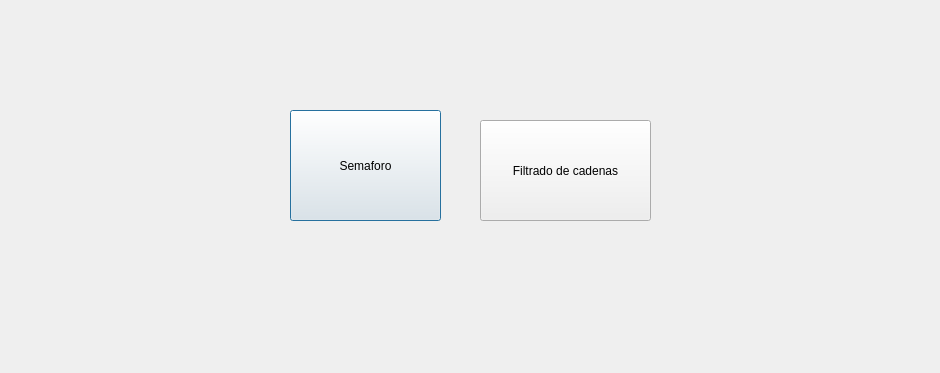
<?xml version="1.0" encoding="UTF-8"?>
<ui version="4.0">
 <class>Dialog</class>
 <widget class="QDialog" name="Dialog">
  <property name="geometry">
   <rect>
    <x>0</x>
    <y>0</y>
    <width>940</width>
    <height>373</height>
   </rect>
  </property>
  <property name="windowTitle">
   <string>Dialog</string>
  </property>
  <widget class="QPushButton" name="pushButton">
   <property name="geometry">
    <rect>
     <x>290</x>
     <y>110</y>
     <width>151</width>
     <height>111</height>
    </rect>
   </property>
   <property name="text">
    <string>Semaforo</string>
   </property>
  </widget>
  <widget class="QPushButton" name="pushButton_2">
   <property name="geometry">
    <rect>
     <x>480</x>
     <y>120</y>
     <width>171</width>
     <height>101</height>
    </rect>
   </property>
   <property name="text">
    <string>Filtrado de cadenas</string>
   </property>
  </widget>
 </widget>
 <resources/>
 <connections/>
</ui>
